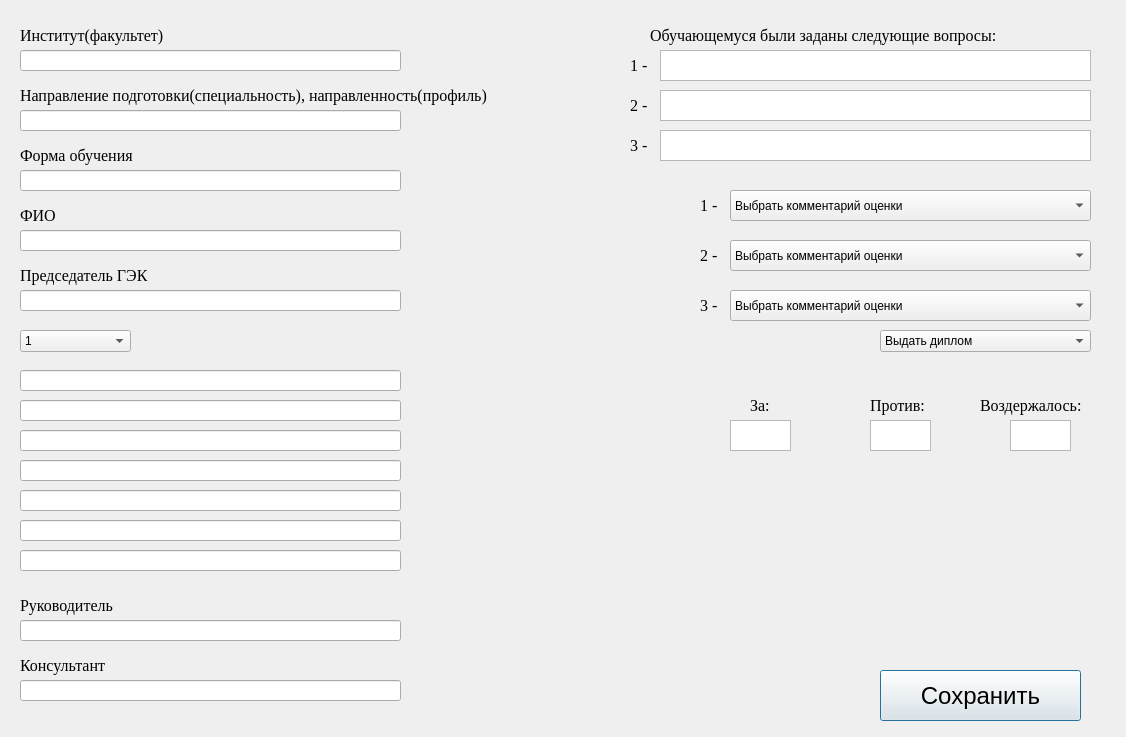
<?xml version="1.0" encoding="UTF-8"?>
<ui version="4.0">
 <class>Program</class>
 <widget class="QDialog" name="Program">
  <property name="geometry">
   <rect>
    <x>0</x>
    <y>0</y>
    <width>1126</width>
    <height>737</height>
   </rect>
  </property>
  <property name="windowTitle">
   <string>Заполнение документа</string>
  </property>
  <widget class="QLineEdit" name="lineEdit">
   <property name="geometry">
    <rect>
     <x>20</x>
     <y>50</y>
     <width>381</width>
     <height>21</height>
    </rect>
   </property>
   <property name="font">
    <font>
     <pointsize>10</pointsize>
    </font>
   </property>
  </widget>
  <widget class="QLabel" name="label">
   <property name="geometry">
    <rect>
     <x>20</x>
     <y>20</y>
     <width>211</width>
     <height>31</height>
    </rect>
   </property>
   <property name="font">
    <font>
     <family>Times New Roman</family>
     <pointsize>12</pointsize>
    </font>
   </property>
   <property name="text">
    <string>Институт(факультет)</string>
   </property>
  </widget>
  <widget class="QLabel" name="label_2">
   <property name="geometry">
    <rect>
     <x>20</x>
     <y>80</y>
     <width>601</width>
     <height>31</height>
    </rect>
   </property>
   <property name="font">
    <font>
     <family>Times New Roman</family>
     <pointsize>12</pointsize>
    </font>
   </property>
   <property name="text">
    <string>Направление подготовки(специальность), направленность(профиль)</string>
   </property>
  </widget>
  <widget class="QLabel" name="label_3">
   <property name="geometry">
    <rect>
     <x>20</x>
     <y>140</y>
     <width>161</width>
     <height>31</height>
    </rect>
   </property>
   <property name="font">
    <font>
     <family>Times New Roman</family>
     <pointsize>12</pointsize>
    </font>
   </property>
   <property name="text">
    <string>Форма обучения</string>
   </property>
  </widget>
  <widget class="QLineEdit" name="lineEdit_2">
   <property name="geometry">
    <rect>
     <x>20</x>
     <y>110</y>
     <width>381</width>
     <height>21</height>
    </rect>
   </property>
   <property name="font">
    <font>
     <pointsize>10</pointsize>
    </font>
   </property>
  </widget>
  <widget class="QLineEdit" name="lineEdit_3">
   <property name="geometry">
    <rect>
     <x>20</x>
     <y>170</y>
     <width>381</width>
     <height>21</height>
    </rect>
   </property>
   <property name="font">
    <font>
     <pointsize>10</pointsize>
    </font>
   </property>
  </widget>
  <widget class="QLabel" name="label_4">
   <property name="geometry">
    <rect>
     <x>20</x>
     <y>200</y>
     <width>161</width>
     <height>31</height>
    </rect>
   </property>
   <property name="font">
    <font>
     <family>Times New Roman</family>
     <pointsize>12</pointsize>
    </font>
   </property>
   <property name="text">
    <string>ФИО</string>
   </property>
  </widget>
  <widget class="QLineEdit" name="lineEdit_4">
   <property name="geometry">
    <rect>
     <x>20</x>
     <y>230</y>
     <width>381</width>
     <height>21</height>
    </rect>
   </property>
   <property name="font">
    <font>
     <pointsize>10</pointsize>
    </font>
   </property>
  </widget>
  <widget class="QLabel" name="label_5">
   <property name="geometry">
    <rect>
     <x>20</x>
     <y>260</y>
     <width>161</width>
     <height>31</height>
    </rect>
   </property>
   <property name="font">
    <font>
     <family>Times New Roman</family>
     <pointsize>12</pointsize>
    </font>
   </property>
   <property name="text">
    <string>Председатель ГЭК</string>
   </property>
  </widget>
  <widget class="QLineEdit" name="lineEdit_5">
   <property name="geometry">
    <rect>
     <x>20</x>
     <y>290</y>
     <width>381</width>
     <height>21</height>
    </rect>
   </property>
   <property name="font">
    <font>
     <pointsize>10</pointsize>
    </font>
   </property>
  </widget>
  <widget class="QComboBox" name="comboBox">
   <property name="geometry">
    <rect>
     <x>20</x>
     <y>330</y>
     <width>111</width>
     <height>22</height>
    </rect>
   </property>
   <item>
    <property name="text">
     <string>1</string>
    </property>
   </item>
   <item>
    <property name="text">
     <string>2</string>
    </property>
   </item>
   <item>
    <property name="text">
     <string>3</string>
    </property>
   </item>
   <item>
    <property name="text">
     <string>4</string>
    </property>
   </item>
   <item>
    <property name="text">
     <string>5</string>
    </property>
   </item>
  </widget>
  <widget class="QLineEdit" name="lineEdit_6">
   <property name="geometry">
    <rect>
     <x>20</x>
     <y>370</y>
     <width>381</width>
     <height>21</height>
    </rect>
   </property>
   <property name="font">
    <font>
     <pointsize>10</pointsize>
    </font>
   </property>
  </widget>
  <widget class="QLineEdit" name="lineEdit_7">
   <property name="geometry">
    <rect>
     <x>20</x>
     <y>400</y>
     <width>381</width>
     <height>21</height>
    </rect>
   </property>
   <property name="font">
    <font>
     <pointsize>10</pointsize>
    </font>
   </property>
  </widget>
  <widget class="QLineEdit" name="lineEdit_8">
   <property name="geometry">
    <rect>
     <x>20</x>
     <y>430</y>
     <width>381</width>
     <height>21</height>
    </rect>
   </property>
   <property name="font">
    <font>
     <pointsize>10</pointsize>
    </font>
   </property>
  </widget>
  <widget class="QLineEdit" name="lineEdit_9">
   <property name="geometry">
    <rect>
     <x>20</x>
     <y>460</y>
     <width>381</width>
     <height>21</height>
    </rect>
   </property>
   <property name="font">
    <font>
     <pointsize>10</pointsize>
    </font>
   </property>
  </widget>
  <widget class="QLineEdit" name="lineEdit_10">
   <property name="geometry">
    <rect>
     <x>20</x>
     <y>490</y>
     <width>381</width>
     <height>21</height>
    </rect>
   </property>
   <property name="font">
    <font>
     <pointsize>10</pointsize>
    </font>
   </property>
  </widget>
  <widget class="QLineEdit" name="lineEdit_11">
   <property name="geometry">
    <rect>
     <x>20</x>
     <y>520</y>
     <width>381</width>
     <height>21</height>
    </rect>
   </property>
   <property name="font">
    <font>
     <pointsize>10</pointsize>
    </font>
   </property>
  </widget>
  <widget class="QLineEdit" name="lineEdit_12">
   <property name="geometry">
    <rect>
     <x>20</x>
     <y>550</y>
     <width>381</width>
     <height>21</height>
    </rect>
   </property>
   <property name="font">
    <font>
     <pointsize>10</pointsize>
    </font>
   </property>
  </widget>
  <widget class="QLabel" name="label_6">
   <property name="geometry">
    <rect>
     <x>20</x>
     <y>590</y>
     <width>161</width>
     <height>31</height>
    </rect>
   </property>
   <property name="font">
    <font>
     <family>Times New Roman</family>
     <pointsize>12</pointsize>
    </font>
   </property>
   <property name="text">
    <string>Руководитель</string>
   </property>
  </widget>
  <widget class="QLineEdit" name="lineEdit_13">
   <property name="geometry">
    <rect>
     <x>20</x>
     <y>620</y>
     <width>381</width>
     <height>21</height>
    </rect>
   </property>
   <property name="font">
    <font>
     <pointsize>10</pointsize>
    </font>
   </property>
  </widget>
  <widget class="QLabel" name="label_7">
   <property name="geometry">
    <rect>
     <x>20</x>
     <y>650</y>
     <width>161</width>
     <height>31</height>
    </rect>
   </property>
   <property name="font">
    <font>
     <family>Times New Roman</family>
     <pointsize>12</pointsize>
    </font>
   </property>
   <property name="text">
    <string>Консультант</string>
   </property>
  </widget>
  <widget class="QLineEdit" name="lineEdit_14">
   <property name="geometry">
    <rect>
     <x>20</x>
     <y>680</y>
     <width>381</width>
     <height>21</height>
    </rect>
   </property>
   <property name="font">
    <font>
     <pointsize>10</pointsize>
    </font>
   </property>
  </widget>
  <widget class="QComboBox" name="comboBox_2">
   <property name="geometry">
    <rect>
     <x>730</x>
     <y>190</y>
     <width>361</width>
     <height>31</height>
    </rect>
   </property>
   <item>
    <property name="text">
     <string>Выбрать комментарий оценки</string>
    </property>
   </item>
   <item>
    <property name="text">
     <string>5-Дан полный, развернутый ответ на поставленный вопрос, показана
совокупность осознанных знаний об объекте, проявляющаяся в свободном
оперировании понятиями, умении выделить существенные и
несущественные его признаки, причинно-следственные связи. Знание об
объекте демонстрируется на фоне понимания его в системе данной науки и
междисциплинарных связей</string>
    </property>
   </item>
   <item>
    <property name="text">
     <string>4- Дан полный, развернутый ответ на поставленный вопрос, доказательно
раскрыты основные положения темы; B ответе прослеживается четкая
структура, логическая последовательность, отражающая сущность
раскрываемых понятий, теорий, явлений.</string>
    </property>
   </item>
   <item>
    <property name="text">
     <string>3-Дан полный, но недостаточно последовательный ответ на поставленный
вопрос, но при этом показано умение выделить существенные и
несущественные признаки и причинно-следственные связи. Ответ логичен
и изложен в терминах науки. Могут быть допущены 1-2 ошибки в
определении основных понятий
</string>
    </property>
   </item>
   <item>
    <property name="text">
     <string>2-Дан неполный ответ, представляющий собой разрозненные знания по теме
вопроса с существенными ошибками в определениях. Присутствуют
фрагментарность, нелогичность изложения. Студент не осознает связь
данного понятия, теории, явления с другими объектами дисциплины
(модуля). Отсутствуют выводы, конкретизация и доказательность
изложения. Речь неграмотная.</string>
    </property>
   </item>
  </widget>
  <widget class="QPushButton" name="pushButton">
   <property name="geometry">
    <rect>
     <x>880</x>
     <y>670</y>
     <width>201</width>
     <height>51</height>
    </rect>
   </property>
   <property name="font">
    <font>
     <pointsize>18</pointsize>
     <weight>50</weight>
     <bold>false</bold>
    </font>
   </property>
   <property name="text">
    <string>Сохранить</string>
   </property>
  </widget>
  <widget class="QLabel" name="label_8">
   <property name="geometry">
    <rect>
     <x>650</x>
     <y>20</y>
     <width>431</width>
     <height>31</height>
    </rect>
   </property>
   <property name="font">
    <font>
     <family>Times New Roman</family>
     <pointsize>12</pointsize>
    </font>
   </property>
   <property name="text">
    <string>Обучающемуся были заданы следующие вопросы:</string>
   </property>
  </widget>
  <widget class="QPlainTextEdit" name="plainTextEdit">
   <property name="geometry">
    <rect>
     <x>660</x>
     <y>50</y>
     <width>431</width>
     <height>31</height>
    </rect>
   </property>
  </widget>
  <widget class="QPlainTextEdit" name="plainTextEdit_2">
   <property name="geometry">
    <rect>
     <x>660</x>
     <y>90</y>
     <width>431</width>
     <height>31</height>
    </rect>
   </property>
  </widget>
  <widget class="QPlainTextEdit" name="plainTextEdit_3">
   <property name="geometry">
    <rect>
     <x>660</x>
     <y>130</y>
     <width>431</width>
     <height>31</height>
    </rect>
   </property>
  </widget>
  <widget class="QLabel" name="label_9">
   <property name="geometry">
    <rect>
     <x>630</x>
     <y>50</y>
     <width>21</width>
     <height>31</height>
    </rect>
   </property>
   <property name="font">
    <font>
     <family>Times New Roman</family>
     <pointsize>12</pointsize>
    </font>
   </property>
   <property name="text">
    <string>1 -</string>
   </property>
  </widget>
  <widget class="QLabel" name="label_10">
   <property name="geometry">
    <rect>
     <x>630</x>
     <y>90</y>
     <width>21</width>
     <height>31</height>
    </rect>
   </property>
   <property name="font">
    <font>
     <family>Times New Roman</family>
     <pointsize>12</pointsize>
    </font>
   </property>
   <property name="text">
    <string>2 -</string>
   </property>
  </widget>
  <widget class="QLabel" name="label_11">
   <property name="geometry">
    <rect>
     <x>630</x>
     <y>130</y>
     <width>21</width>
     <height>31</height>
    </rect>
   </property>
   <property name="font">
    <font>
     <family>Times New Roman</family>
     <pointsize>12</pointsize>
    </font>
   </property>
   <property name="text">
    <string>3 -</string>
   </property>
  </widget>
  <widget class="QPlainTextEdit" name="plainTextEdit_4">
   <property name="geometry">
    <rect>
     <x>730</x>
     <y>420</y>
     <width>61</width>
     <height>31</height>
    </rect>
   </property>
  </widget>
  <widget class="QPlainTextEdit" name="plainTextEdit_5">
   <property name="geometry">
    <rect>
     <x>870</x>
     <y>420</y>
     <width>61</width>
     <height>31</height>
    </rect>
   </property>
  </widget>
  <widget class="QPlainTextEdit" name="plainTextEdit_6">
   <property name="geometry">
    <rect>
     <x>1010</x>
     <y>420</y>
     <width>61</width>
     <height>31</height>
    </rect>
   </property>
  </widget>
  <widget class="QLabel" name="label_12">
   <property name="geometry">
    <rect>
     <x>750</x>
     <y>390</y>
     <width>31</width>
     <height>31</height>
    </rect>
   </property>
   <property name="font">
    <font>
     <family>Times New Roman</family>
     <pointsize>12</pointsize>
    </font>
   </property>
   <property name="text">
    <string>За:</string>
   </property>
  </widget>
  <widget class="QLabel" name="label_13">
   <property name="geometry">
    <rect>
     <x>870</x>
     <y>390</y>
     <width>71</width>
     <height>31</height>
    </rect>
   </property>
   <property name="font">
    <font>
     <family>Times New Roman</family>
     <pointsize>12</pointsize>
    </font>
   </property>
   <property name="text">
    <string>Против:</string>
   </property>
  </widget>
  <widget class="QLabel" name="label_14">
   <property name="geometry">
    <rect>
     <x>980</x>
     <y>390</y>
     <width>131</width>
     <height>31</height>
    </rect>
   </property>
   <property name="font">
    <font>
     <family>Times New Roman</family>
     <pointsize>12</pointsize>
    </font>
   </property>
   <property name="text">
    <string>Воздержалось:</string>
   </property>
  </widget>
  <widget class="QComboBox" name="comboBox_3">
   <property name="geometry">
    <rect>
     <x>730</x>
     <y>240</y>
     <width>361</width>
     <height>31</height>
    </rect>
   </property>
   <item>
    <property name="text">
     <string>Выбрать комментарий оценки</string>
    </property>
   </item>
   <item>
    <property name="text">
     <string>5-Дан полный, развернутый ответ на поставленный вопрос, показана
совокупность осознанных знаний об объекте, проявляющаяся в свободном
оперировании понятиями, умении выделить существенные и
несущественные его признаки, причинно-следственные связи. Знание об
объекте демонстрируется на фоне понимания его в системе данной науки и
междисциплинарных связей</string>
    </property>
   </item>
   <item>
    <property name="text">
     <string>4- Дан полный, развернутый ответ на поставленный вопрос, доказательно
раскрыты основные положения темы; B ответе прослеживается четкая
структура, логическая последовательность, отражающая сущность
раскрываемых понятий, теорий, явлений.</string>
    </property>
   </item>
   <item>
    <property name="text">
     <string>3-Дан полный, но недостаточно последовательный ответ на поставленный
вопрос, но при этом показано умение выделить существенные и
несущественные признаки и причинно-следственные связи. Ответ логичен
и изложен в терминах науки. Могут быть допущены 1-2 ошибки в
определении основных понятий
</string>
    </property>
   </item>
   <item>
    <property name="text">
     <string>2-Дан неполный ответ, представляющий собой разрозненные знания по теме
вопроса с существенными ошибками в определениях. Присутствуют
фрагментарность, нелогичность изложения. Студент не осознает связь
данного понятия, теории, явления с другими объектами дисциплины
(модуля). Отсутствуют выводы, конкретизация и доказательность
изложения. Речь неграмотная.</string>
    </property>
   </item>
  </widget>
  <widget class="QComboBox" name="comboBox_4">
   <property name="geometry">
    <rect>
     <x>730</x>
     <y>290</y>
     <width>361</width>
     <height>31</height>
    </rect>
   </property>
   <item>
    <property name="text">
     <string>Выбрать комментарий оценки</string>
    </property>
   </item>
   <item>
    <property name="text">
     <string>5-Дан полный, развернутый ответ на поставленный вопрос, показана
совокупность осознанных знаний об объекте, проявляющаяся в свободном
оперировании понятиями, умении выделить существенные и
несущественные его признаки, причинно-следственные связи. Знание об
объекте демонстрируется на фоне понимания его в системе данной науки и
междисциплинарных связей</string>
    </property>
   </item>
   <item>
    <property name="text">
     <string>4- Дан полный, развернутый ответ на поставленный вопрос, доказательно
раскрыты основные положения темы; B ответе прослеживается четкая
структура, логическая последовательность, отражающая сущность
раскрываемых понятий, теорий, явлений.</string>
    </property>
   </item>
   <item>
    <property name="text">
     <string>3-Дан полный, но недостаточно последовательный ответ на поставленный
вопрос, но при этом показано умение выделить существенные и
несущественные признаки и причинно-следственные связи. Ответ логичен
и изложен в терминах науки. Могут быть допущены 1-2 ошибки в
определении основных понятий
</string>
    </property>
   </item>
   <item>
    <property name="text">
     <string>2-Дан неполный ответ, представляющий собой разрозненные знания по теме
вопроса с существенными ошибками в определениях. Присутствуют
фрагментарность, нелогичность изложения. Студент не осознает связь
данного понятия, теории, явления с другими объектами дисциплины
(модуля). Отсутствуют выводы, конкретизация и доказательность
изложения. Речь неграмотная.</string>
    </property>
   </item>
  </widget>
  <widget class="QLabel" name="label_15">
   <property name="geometry">
    <rect>
     <x>700</x>
     <y>190</y>
     <width>21</width>
     <height>31</height>
    </rect>
   </property>
   <property name="font">
    <font>
     <family>Times New Roman</family>
     <pointsize>12</pointsize>
    </font>
   </property>
   <property name="text">
    <string>1 -</string>
   </property>
  </widget>
  <widget class="QLabel" name="label_16">
   <property name="geometry">
    <rect>
     <x>700</x>
     <y>240</y>
     <width>21</width>
     <height>31</height>
    </rect>
   </property>
   <property name="font">
    <font>
     <family>Times New Roman</family>
     <pointsize>12</pointsize>
    </font>
   </property>
   <property name="text">
    <string>2 -</string>
   </property>
  </widget>
  <widget class="QLabel" name="label_17">
   <property name="geometry">
    <rect>
     <x>700</x>
     <y>290</y>
     <width>21</width>
     <height>31</height>
    </rect>
   </property>
   <property name="font">
    <font>
     <family>Times New Roman</family>
     <pointsize>12</pointsize>
    </font>
   </property>
   <property name="text">
    <string>3 -</string>
   </property>
  </widget>
  <widget class="QComboBox" name="comboBox_5">
   <property name="geometry">
    <rect>
     <x>880</x>
     <y>330</y>
     <width>211</width>
     <height>22</height>
    </rect>
   </property>
   <item>
    <property name="text">
     <string>Выдать диплом</string>
    </property>
   </item>
   <item>
    <property name="text">
     <string>Бакалавра с отличием</string>
    </property>
   </item>
   <item>
    <property name="text">
     <string>Бакалавра</string>
    </property>
   </item>
   <item>
    <property name="text">
     <string>Специалиста с отличием</string>
    </property>
   </item>
   <item>
    <property name="text">
     <string>Специалиста</string>
    </property>
   </item>
   <item>
    <property name="text">
     <string>Магистра с отличием</string>
    </property>
   </item>
   <item>
    <property name="text">
     <string>Магистра</string>
    </property>
   </item>
  </widget>
 </widget>
 <resources/>
 <connections/>
</ui>
